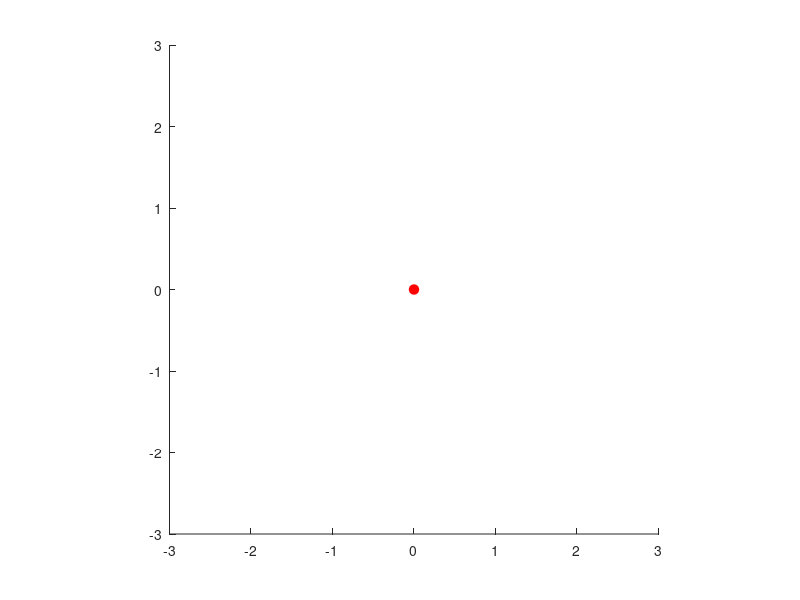

MATLAB code for this plot: (Note: this script raises an error after producing the figure.)
function box_plotting_example()
num_zigs = 5;
w = .1;
hold on;
spring_plot_struct = initialize_spring_plot(num_zigs,w);
% box_plotting_struct = initialize_box plot()
axis equal; axis square;
axis([-3,3,-3,3]);
box_simulate_box()
P1_list = box_params.P_box;
P2_list = box_params.P_world;
    for theta=linspace(0,6*pi,1000)
    
        for i = 1:length(P1_list)
        update_spring_plot(spring_plot_struct,P1_list(i),P2_list(i))
        drawnow;
        end
    end

end




function update_spring_plot(spring_plot_struct,P1,P2)
dP = P2-P1;
R = [dP(1),-dP(2)/norm(dP);dP(2),dP(1)/norm(dP)];
plot_pts = R*spring_plot_struct.zig_zag;
set(spring_plot_struct.line_plot,'xdata',plot_pts(1,:)+P1(1),'ydata',plot_pts(2,:)+P1(2));
set(spring_plot_struct.point_plot,'xdata',[P1(1),P2(1)],'ydata',[P1(2),P2(2)]);
end
%create a struct containing plotting info for a single spring
%INPUTS:
%num_zigs: number of zig zags in spring drawing
%w: width of the spring drawing
function spring_plot_struct = initialize_spring_plot(num_zigs,w)
spring_plot_struct = struct();
zig_ending = [.25,.75,1;-1,1,0];
zig_zag = zeros(2,3+3*num_zigs);
zig_zag(:,1) = [-.5;0];
zig_zag(:,end) = [num_zigs+.5;0];
for n = 0:(num_zigs-1)
zig_zag(:,(3+3*n):2+3*(n+1)) = zig_ending + [n,n,n;0,0,0];
end

zig_zag(1,:)=(zig_zag(1,:)-zig_zag(1,1))/(zig_zag(1,end)-zig_zag(1,1));
zig_zag(2,:)=zig_zag(2,:)*w;
spring_plot_struct.zig_zag = zig_zag;
spring_plot_struct.line_plot = plot(0,0,'k','linewidth',2);
spring_plot_struct.point_plot = plot(0,0,'ro','markerfacecolor','r','markersize',7);
end



function simulate_box()


LW = 10; LH = 1; LG = 3;
m = 1; Ic = (1/12)*(LH^2+LW^2);
g = 1; k = 20; k_list = [.5*k,.5*k,2*k,5*k];
l0 = 1.5*LG;
Pbl_box = [-LW;-LH]/2;
Pbr_box = [LW;-LH]/2;
Ptl_box = [-LW;LH]/2;
Ptr_box = [LW;LH]/2;
boundary_pts = [Pbl_box,Pbr_box,Ptr_box,Ptl_box,Pbl_box];
Pbl1_world = Pbl_box + [-LG;-LG];
Pbl2_world = Pbl_box + [LG;-LG];
Pbr1_world = Pbr_box + [0;-l0];
Pbr2_world = Pbr_box + [l0;0];
P_world = [Pbl1_world,Pbl2_world,Pbr1_world,Pbr2_world];
P_box = [Pbl_box,Pbl_box,Pbr_box,Pbr_box];
%define system parameters
box_params = struct();
box_params.m = m;
box_params.I = Ic;
box_params.g = g;
box_params.k_list = k_list;
box_params.l0_list = l0*ones(size(P_world,2));
box_params.P_world = P_world;
box_params.P_box = P_box;
box_params.boundary_pts = boundary_pts;

% %load the system parameters into the rate function
% %via an anonymous function
% my_rate_func = @(t_in,V_in) box_rate_func(t_in,V_in,box_params);
% x0 = %your code here
% y0 = %your code here
% theta0 = %your code here
% vx0 = %your code here
% vy0 = %your code here
% vtheta0 = %your code here
% 
% V0 = [x0;y0;theta0;vx0;vy0;vtheta0];
% tspan = %your code here
% %run the integration
% % [tlist,Vlist] = your_integrator(my_rate_func,tspan,V0,...)
end
